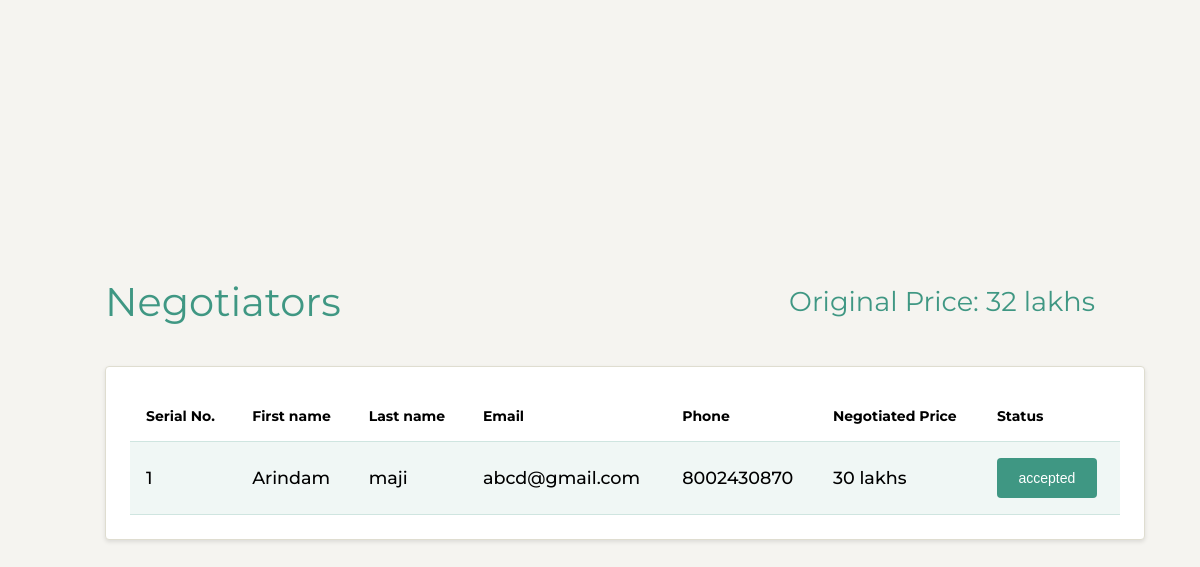
The app's page /property/9/recent_negotiations with its own data.
### property_form/models.py (models this page shows, shortened)
class Property(models.Model):
    STATUS_CHOICES = (
        ('available', 'Available'),
        ('sold', 'Sold'),
    )
    seller = models.ForeignKey(Seller, on_delete=models.CASCADE)
    is_featured = models.BooleanField(default=False)
    address = models.CharField(max_length=200)
    square_feet = models.PositiveIntegerField()
    overview = models.TextField()
    bhk = models.CharField(max_length=10)
    nearby_hospitals = models.CharField(max_length=100)
    nearby_schools = models.CharField(max_length=100)
    nearby_police_station = models.CharField(max_length=100)
    price = models.CharField(max_length=20)
    pictures = models.ImageField(upload_to='property_images/')
    status = models.CharField(max_length=20, choices=STATUS_CHOICES, default='available')
    class Meta:
        verbose_name_plural = "properties"

### negotiation/models.py (models this page shows)
class Negotiation(models.Model):
    user = models.ForeignKey(User, on_delete=models.CASCADE)
    property = models.ForeignKey(Property, on_delete=models.CASCADE)
    email = models.EmailField()
    first_name = models.CharField(max_length=100)
    last_name = models.CharField(max_length=100)
    phone_number = models.CharField(max_length=20)
    requested_price = models.CharField(max_length=20)
    status = models.CharField(max_length=10, blank=True, null=True)

### negotiation/views.py (the view)
# urls.py: path('property/<int:property_id>/recent_negotiations',views.recent_negotiations, name = 'recent_negotiations') ,
def recent_negotiations(request,property_id):
    if property_id:
        negotiations = Negotiation.objects.filter(property_id=property_id).order_by('-requested_price')
    else:
        negotiations = Negotiation.objects.none()
    if property_id is not None:
        property_obj = Property.objects.get(id=property_id)
        original_price = property_obj.price
    else:
        property_obj = None
        original_price = None
    return render(request, 'negotiations/recent_negotiations.html', {
        'negotiations': negotiations,
        'original_price': original_price,
    })

### negotiation/templates/negotiations/recent_negotiations.html (shortened to what this page needs)
{% extends "negotiations/layout.html" %}
{% block body %}
{% load static %}
<main>
    <div class="content">
    <section class="main-header grid">
        <h1>Negotiators</h1>
        <span>Original Price: {{ original_price }}</span>
        </section>
  <div class="card">
    <table>
      <thead>
        <tr>
          <th>Serial No.</th>
          <th>First name</th>
          <th>Last name</th>
          <th>Email</th>
          <th>Phone</th>
          <th>Negotiated Price</th>
          <th>Status</th>
        </tr>
      </thead>
      <tbody>
        {% for negotiation in negotiations %}
        <tr class="selected">
          <td>{{ forloop.counter }}</td>
          <td>{{ negotiation.first_name }}</td>
          <td>{{ negotiation.last_name }}</td>
          <td>{{ negotiation.email }}</td>
          <td>{{ negotiation.phone_number }}</td>
          <td>{{ negotiation.requested_price }}</td>
          <td>{% if negotiation.status %}
            <button class="{{ negotiation.status }}">{{ negotiation.status }}</button>
          {% else %}
            <button class="status pending">Pending</button>
          {% endif %}</td>
        </tr>
        {% endfor %}
      </tbody>
    </table>
  </div>
  </div>
</main>
{% endblock %}

### negotiation/templates/negotiations/recent_negotiations.html (style rules this page uses)
body { font-family: 'Montserrat', sans-serif; background: #f5f4f0; }
main { display: grid; place-items: center; min-height: 100vh; }
.card { background: #fff; border: 1px solid #dfddd0; border-radius: 0.25rem; max-width: 1100px; padding: 1.5rem; width: 100%; box-shadow: 0 2px 4px rgba(0, 0, 0, 0.1); overflow: auto; }
table { width: 100%; border-collapse: collapse; }
th, td { border-bottom: 1px solid #cfe5e0; padding: 1rem; text-align: left; }
th { font-size: 0.875rem; font-weight: bold; }
td { font-size: 1.1rem; font-weight: 500; }
tr.selected td { background: #f0f7f5; }
button { background: #3f9783; color: #fff; border: none; border-radius: 0.25rem; font-size: 0.875rem; padding: 0.75rem 1rem; width: 100px; text-align: center; transition: background 0.3s ease; }
button.accepted { background: #3f9783; }
.main-header { margin: 0 0 2.5rem; }
.main-header.grid { align-items: center; display: grid; grid-auto-flow: column; justify-content: space-between; }
h1 { color: #3f9783; font-family: var(--title-font-family); font-size: 2.5rem; font-weight: var(--title-font-weight); margin: 0; }
span { color: #3f9783; font-family: var(--title-font-family); font-size: 1.7rem; font-weight: var(--title-font-weight); margin: 0; }

### records on screen
Property: price "32 lakhs"
Negotiation: first_name "Arindam", last_name "maji", email "abcd@gmail.com", phone_number "8002430870", requested_price "30 lakhs", status "accepted"
